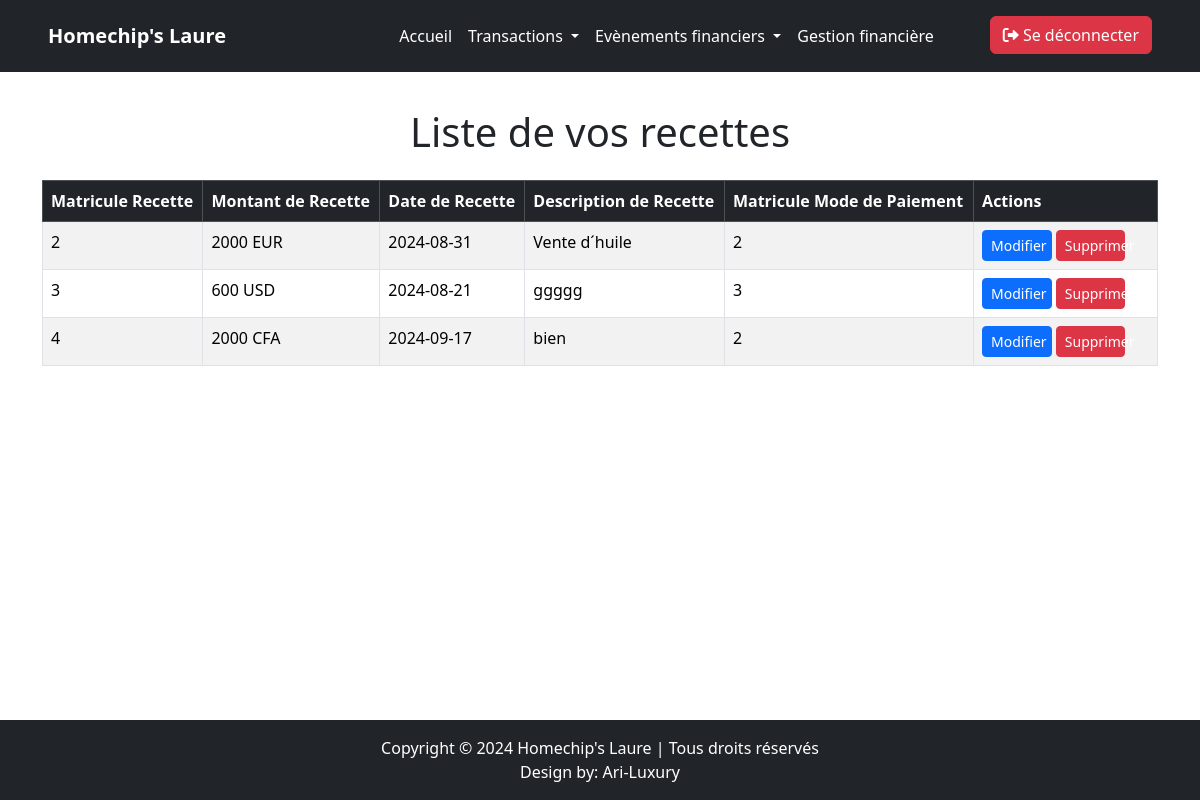
/dashbord/recette.php (signed in), run on the app's committed database.
### tables this page shows
CREATE TABLE `recettes` (
  `idRecette` int(11) NOT NULL,
  `MontantRecette` varchar(20) NOT NULL,
  `DateRecette` date NOT NULL,
  `DescriptionRecette` varchar(255) NOT NULL,
  `idModePaiement` int(11) DEFAULT NULL
);

### dashbord/recette.php (the view, shortened to what this page needs)
<?php
    include("../connexion.php");
    $req = " SELECT * FROM recettes ";
    $reponse = $bdd -> query($req);
    $donnee = $reponse -> fetchAll();
?>
<!DOCTYPE html>
<html lang="en">
<head>
    <link href="https://cdn.jsdelivr.net/npm/bootstrap@5.3.3/dist/css/bootstrap.min.css" rel="stylesheet">
</head>
<body class="d-flex flex-column min-vh-100">
    <?php include '../navbar/en_tete.php'; ?>
    <section class="container my-5 flex-grow-1">
        <h1 class=" ajout text-center mb-4">Liste de vos recettes</h1>
        <div class="table-responsive">
            <table class="table table-striped table-bordered">
                <thead class="table-dark">
                    <tr>
                        <th>Matricule Recette</th>
                        <th>Montant de Recette</th>
                        <th>Date de Recette</th>
                        <th>Description de Recette</th>
                        <th>Matricule Mode de Paiement</th>
                        <th>Actions</th>
                    </tr>
                </thead>
                <tbody>
                    <?php
                        foreach($donnee as $liste){
                    ?>
                    <tr>
                        <td><?= $liste['idRecette'] ?></td>
                        <td><?= $liste['MontantRecette'] ?></td>
                        <td><?= $liste['DateRecette'] ?></td>
                        <td><?= $liste['DescriptionRecette'] ?></td>
                        <td><?= $liste['idModePaiement'] ?></td>
                        <td>
                            <a href="../modif_formulaire/modif_form_recette.php?id=<?= $liste['idRecette'] ?>" class="btn btn-primary btn-sm col-lg-5 col-md-12 col-sm-12">Modifier</a>
                            <button type="button" class="btn btn-danger btn-sm col-lg-5 col-md-12 col-sm-12" data-bs-toggle="modal" data-bs-target="#deleteModal" data-id="<?= $liste['idRecette'] ?>">
                                Supprimer
                            </button>
                        </td>
                    <?php
                        }
                    ?>
                </tbody>
            </table>
        </div>
    </section>
    <footer class="bg-dark text-white text-center py-3 mt-auto">
        <p class="mb-0">Copyright © 2024 Homechip's Laure | Tous droits réservés</p>
        <p class="mb-0">Design by: <a href="https://ari-luxury.com" class="text-white text-decoration-none">Ari-Luxury</a></p>
    </footer>
</body>
</html>

### dashbord/recette.php (style rules this page uses)
.ajout { margin-top: 60px; }
.table-responsive { overflow-x: auto; }
footer { margin-top: auto; bottom: 0; width: 100%; }

### data on the page
recettes: idRecette "2", MontantRecette "2000 EUR", DateRecette "2024-08-31", DescriptionRecette "Vente d´huile", idModePaiement "2"
recettes: idRecette "3", MontantRecette "600 USD", DateRecette "2024-08-21", DescriptionRecette "ggggg", idModePaiement "3"
recettes: idRecette "4", MontantRecette "2000 CFA", DateRecette "2024-09-17", DescriptionRecette "bien", idModePaiement "2"
